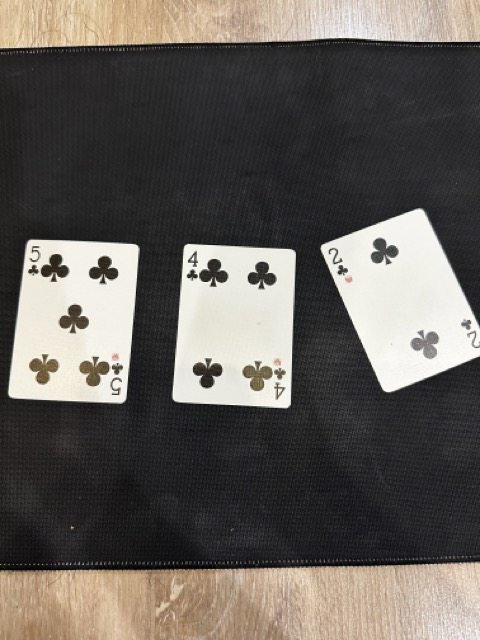
#> input picture cardsdataset/test/test1.jpeg, 480 x 640 px; its folder holds only this picture in this run
$ python evaluation.py
#> lines starting #> are read from the running program, lines starting #| are printed output that depends on the picture; after the words box and inside, x2 and y2 are one past the last pixel; in counts of white or black regions, pixels touching at a corner belong together
### cards.py
import numpy as np
import cv2
import time
import os

# ============= CONSTANT ================

# Adaptive threhold levels
BKG_THRESH = 60
CARD_THRESH = 30

# Width & height of card corner, where rank and suite are
CORNER_WIDTH = 28
CORNER_HEIGHT = 84

# Dimensions of rank in the template images
RANK_WIDTH = 70
RANK_HEIGHT = 125

# Dimensions of suit in the template images
SUIT_WIDTH = 70
SUIT_HEIGHT = 100

RANK_DIFF_MAX = 2000
SUIT_DIFF_MAX = 700

CARD_MAX_AREA = 200000
CARD_MIN_AREA = 10000

font = cv2.FONT_HERSHEY_SIMPLEX

# ============= STRUCTURE ================
class QCard:

    '''Structure to store information about cards from the image'''

    def __init__(self):
        self.contour = []
        self.width = 0
        self.height = 0
        self.corner_points = [] # Corner point
        self.center = [] # Center point
        self.warp = [] # Perspective transform
        self.rank_img = []
        self.suit_img = []
        self.best_rank_match = "Unknown"
        self.best_suit_match = "Unknown"
        self.rank_diff = 0
        self.suit_diff = 0
        self.bounding_rect = [] # Bounding rectangle

    def __str__(self) -> str:
        return f"Card:\nWidth: {self.width}\nHeight: {self.height}\nCorner points: {self.corner_points}\nCenter: {self.center}\nWarp: {self.warp}\nRank image: {self.rank_img}\nSuit image: {self.suit_img}\nBest rank match: {self.best_rank_match}\nBest suit match: {self.best_suit_match}\nRank difference: {self.rank_diff}\nSuit difference: {self.suit_diff}\nBounding rectangle: {self.bounding_rect}"

class RankTemplate:

    '''Structure to store information about rank template images'''

    def __init__(self):
        self.img = [] # Thresholded, sized rank image loaded from harddrive
        self.name = ""

class SuitTemplate:

    '''Structure to store information about suit template images'''

    def __init__(self):
        self.img = [] # Thresholded, sized suit image loaded from harddrive
        self.name = ""

# ============= FUNCTIONS ================

def load_ranks(filepath):
    '''
    Input:
        Filepath of the rank image directory
    Return:
        List of RankTemplate Obj.
    '''

    Ranks = ['Ace', 'Two', 'Three', 'Four', 'Five', 'Six', 'Seven', 'Eight', 'Nine', 'Ten', 'Jack', 'Queen', 'King']
    rankTemplates = []

    for rank in Ranks:
        rankCardTemplate = RankTemplate()
        rankCardTemplate.img = cv2.imread(os.path.join(filepath, rank + '.jpg'), 0)
        rankCardTemplate.name = rank
        rankTemplates.append(rankCardTemplate)

    return rankTemplates

def load_suits(filepath):
    '''
    Input:
        Filepath of the suit image directory
    Return:
        List of SuitTemplate Obj.
    '''

    Suits = ['Spades', 'Diamonds', 'Clubs', 'Hearts']
    suitTemplates = []

    for suit in Suits:
        suitCardTemplate = SuitTemplate()
        suitCardTemplate.img = cv2.imread(os.path.join(filepath, suit + '.jpg' ), 0)
        suitCardTemplate.name = suit
        suitTemplates.append(suitCardTemplate)

    return suitTemplates

def preprocess_image(image):
    '''
    Input:
        An BGR image
    Return:
        A Grayed blurred and adaptive thresholded image
    '''
    # convert to grayscale
    gray = cv2.cvtColor(image, cv2.COLOR_BGR2GRAY)
    # blur image with gaussian blue to reduce noise
    blur = cv2.GaussianBlur(gray, (5, 5), 0)
    # Using Otsu's method to find the optimal threshold value then apply it to get the binarized image
    _, thresh = cv2.threshold(blur, 127, 255, cv2.THRESH_BINARY + cv2.THRESH_OTSU)

    return thresh

def find_cards(thresh_image):
    '''
    Input:
        - An thresholded image
    Return:
        - Number of cards found
        - List of sorted contours of cards from largest to smallest
    '''

    # Find contours and sort them by size
    contours, hierarchy = cv2.findContours(thresh_image, cv2.RETR_TREE, cv2.CHAIN_APPROX_SIMPLE)

    # If there is no contour, do nothing
    if len(contours) == 0:
        return 0, []

    # Sort there indices by contour size
    index_sort = sorted(range(len(contours)), key=lambda k: cv2.contourArea(contours[k]), reverse=True)

    # Initialize empty sorted contour and hierarchy lists
    sorted_contours = []
    sorted_hierarchy = []
    is_card = np.zeros(len(contours), dtype=np.uint8)

    # Fill the sorted contour and hierarchy lists
    # The hierarchy list can be used to check if the contours have parents or not
    for i in index_sort:
        sorted_contours.append(contours[i])
        sorted_hierarchy.append(hierarchy[0][i])

    # Check which contour is a card by the criteria
    # 1. Smaller area than CARD_MAX_AREA
    # 2. Larger area than CARD_MIN_AREA
    # 3. Has no parent contour
    # 4. Has 4 corners
    for i in range(len(contours)):
        size = cv2.contourArea(sorted_contours[i])
        perimeter = cv2.arcLength(sorted_contours[i], True)
        approx = cv2.approxPolyDP(sorted_contours[i], 0.01 * perimeter, True)

        # print(sorted_hierarchy[i])

        if (( size < CARD_MAX_AREA) and (size > CARD_MIN_AREA) and (sorted_hierarchy[i][3] == -1) and (len(approx) == 4)):
            print(f"Size: {size}")
            print(f"Card found at index {i}")
            print("Approx: ", approx)
            is_card[i] = 1

    return sorted_contours, is_card


def preprocess_card(contour, image):
    '''
    Use contour to find information about the card. Get the rank and suit image from the card.
    Input:
        - A contour
        - An image
    Return:
        - A card object
    '''
    # Initialize a card object
    Card = QCard()

    # Contour
    Card.contour = contour

    # Find the perimeter of card and approximate the corner points
    perimeter = cv2.arcLength(contour, True)
    approx = cv2.approxPolyDP(contour, 0.01 * perimeter, True)
    points = np.float32(approx)
    Card.corner_points = points

    # Bounding rectangle
    x, y, w, h = cv2.boundingRect(contour)
    Card.bounding_rect = [x, y, w, h]
    Card.width = w
    Card.height = h
    print(f"Card width: {w}, Card height: {h}")
    # Center point, taking x and y average of the four corners.
    average = np.mean(points, axis=0)
    Card.center = [int(average[0][0]), int(average[0][1])]

    # Warp the card by perspective transform
    Card.warp = four_point_transform(image, points, w, h)

    # Grab corner of warped card and zoom in
    cardCorner = Card.warp[0: CORNER_HEIGHT, 0: CORNER_WIDTH]
    cardCornerZoom = cv2.resize(cardCorner, (0, 0), fx=4, fy=4)
    cv2.imshow('cardCornerZoom', cardCornerZoom)

    # # Sample known white pixel intensity to determine the threshold level
    # # white_level = cardCornerZoom[15, int((CORNER_WIDTH * 4) / 2)]
    # # thresh_level = white_level - CARD_THRESH

    # # Threshold the card corner
    # # if (thresh_level <= 0):
    # #     thresh_level = 1
    _, cornerThresh = cv2.threshold(cardCornerZoom, 127, 255, cv2.THRESH_BINARY_INV + cv2.THRESH_OTSU)
    cv2.imshow('ThreshCorner', cornerThresh)

    # # Split into top and bottom halves : top half is the rank, bottom half is the suit
    rankThresh = cornerThresh[20: 185, 0: 128]
    suitThresh = cornerThresh[186: 336, 0: 128]
    cv2.imshow('rankThresh', rankThresh)
    cv2.imshow('suitThresh', suitThresh)

    # Find rank contour and bounding rectangle, isolate and find largest contour
    rankContours, hierarchy = cv2.findContours(rankThresh, cv2.RETR_TREE, cv2.CHAIN_APPROX_SIMPLE)
    rankContours = sorted(rankContours, key=cv2.contourArea, reverse=True)
    # Find bounding rectangle for largest contour
    if len(rankContours) > 0:
        x1, y1, w1, h1 = cv2.boundingRect(rankContours[0])
        rankROI = rankThresh[y1: y1 + h1, x1: x1 + w1]
        rankResized = cv2.resize(rankROI, (RANK_WIDTH, RANK_HEIGHT), 0, 0)
        Card.rank_img = rankResized
        cv2.imshow('rankResized', rankResized)

    # Find suit contour and bounding rectangle, isolate and find largest contour
    suitContours, hierarchy = cv2.findContours(suitThresh, cv2.RETR_TREE, cv2.CHAIN_APPROX_SIMPLE)
    suitContours = sorted(suitContours, key=cv2.contourArea, reverse=True)
    # Find bounding rectangle for largest contour
    if len(suitContours) > 0:
        x2, y2, w2, h2 = cv2.boundingRect(suitContours[0])
        suitROI = suitThresh[y2: y2 + h2, x2: x2 + w2]
        suitResized = cv2.resize(suitROI, (SUIT_WIDTH, SUIT_HEIGHT), 0, 0)
        Card.suit_img = suitResized
        cv2.imshow('suitResized', suitResized)

    return Card

def order_points(points, w, h):
    '''
    Input:
        - A list of 4 points
    Return:
        - A list of 4 points, sorted from top-left to bottom-right
    '''
    print(f"Points: {points}")
    rect = np.zeros((4, 2), dtype=np.float32)
    # s = points.sum(axis = 1)
    s = np.sum(points, axis=2)
    print(f"s: {s}")
    tl = points[np.argmin(s)]
    br = points[np.argmax(s)]
    diff = np.diff(points, axis = -1)
    tr = points[np.argmin(diff)]
    bl = points[np.argmax(diff)]

    # [top left, top right, bottom right, bottom left]
    # use width and height to determine the orientation of the card
    # to find the order of the points

    # If card is vertically oriented
    if w <= 0.8 * h:
        rect[0] = tl
        rect[1] = tr
        rect[2] = br
        rect[3] = bl
    # If card is horizontally oriented
    if w >= 1.2 * h:
        rect[0] = bl
        rect[1] = tl
        rect[2] = tr
        rect[3] = br
    # If card is diamond oriented
    if w > 0.8 * h and w < 1.2 * h:
        # If the furthest left point is higher thatn the furthest right point
        # Card is tileted to the left
        if points[1][0][1] <= points[3][0][1]:
            rect[0] = points[1][0]
            rect[1] = points[0][0]
            rect[2] = points[3][0]
            rect[3] = points[2][0]
        # If the furthest left point is lower thatn the furthest right point
        # Card is tileted to the right
        if points[1][0][1] > points[3][0][1]:
            rect[0] = points[0][0]
            rect[1] = points[3][0]
            rect[2] = points[2][0]
            rect[3] = points[1][0]


    return rect

def four_point_transform(image, points, w, h):
    '''
    Input:
        - An image
        - Four corner points
        - Width and height of the card
    Return:
        - A warped image
    '''
    # Sort the points to make sure the order is top-left, top-right, bottom-right, bottom-left
    rect = order_points(points, w, h)
    # print(np.sum(points, axis=2))
    print(f'rect: {rect}')
    maxWidth = 200
    maxHeight = 300
    dst = np.array(
        [
            [0, 0],
            [maxWidth - 1, 0],
            [maxWidth - 1, maxHeight - 1],
            [0, maxHeight - 1]
        ],
        dtype = "float32"
    )
    M = cv2.getPerspectiveTransform(rect, dst)
    warped = cv2.warpPerspective(image, M, (maxWidth, maxHeight))
    warped = cv2.cvtColor(warped, cv2.COLOR_BGR2GRAY)

    return warped

def match_card(Card, rankTemplates, suitTemplates):
    '''
    Finds the best match for rank and suit. The best match is the template with the smallest difference.
    Input:
        - A card object
        - A list of rank templates
        - A list of suit templates
    Return:
        - A card object with rank and suit
    '''
    best_rank_match_diff = 10000
    best_suit_match_diff = 10000
    best_rank_match_name = "Unknown"
    best_suit_match_name = "Unknown"
    i = 0

    # If no contours are found, return unknown
    if Card.rank_img is None or Card.suit_img is None:
        Card.rank = "Unknown"
        Card.suit = "Unknown"
        return Card
    if (len(Card.rank_img) != 0 and len(Card.suit_img) != 0):
        # Difference between card and rank template, store the result with the smallest difference
        for rankTemplate in rankTemplates:
            cv2.imshow(f"rankTemplate {i}", rankTemplate.img)
            diff_img = cv2.absdiff(Card.rank_img, rankTemplate.img)
            rank_diff = int(np.sum(diff_img) / 255.0)

            if rank_diff < best_rank_match_diff:
                # best_rank_diff_img = diff_img
                best_rank_match_diff = rank_diff
                best_rank_name = rankTemplate.name

        # Same for the suit
        for suitTemplate in suitTemplates:
            diff_img = cv2.absdiff(Card.suit_img, suitTemplate.img)
            suit_diff = int(np.sum(diff_img) / 255.0)

            if suit_diff < best_suit_match_diff:
                best_suit_diff_img = diff_img
                best_suit_match_diff = suit_diff
                best_suit_name = suitTemplate.name

        if (best_rank_match_diff < RANK_DIFF_MAX):
            best_rank_match_name = best_rank_name
        if (best_suit_match_diff < SUIT_DIFF_MAX):
            best_suit_match_name = best_suit_name

    return best_rank_match_name, best_suit_match_name, best_rank_match_diff, best_suit_match_diff

# [25 lines left out: function draw_results, not called in this run]

### evaluation.py
import cards
import cv2
import os
import pandas as pd

filePaths = []
for root, dirs, files in os.walk('cardsdataset/test'):
    for filename in files:
        if filename.endswith('.jpeg'):
            filePaths.append(os.path.join(root, filename))

# ==============CONSTANTS================
IMG_WIDTH = 1280
IMG_HEIGHT = 720
IMG_SIZE = (IMG_WIDTH, IMG_HEIGHT)
font = cv2.FONT_HERSHEY_SIMPLEX

# Template for rank and suit
rankTemplates = cards.load_ranks('Card_Imgs')
#> rankTemplates = 13 items
suitTemplates = cards.load_suits('Card_Imgs')
#> suitTemplates = 4 items
print("Loaded templates")
results = []
for filePath in filePaths:

    # Read image
    image = cv2.imread(filePath)
#> image is the input picture: shape (640, 480, 3); mean B, G, R 90.1, 95.3, 100.1
    IMG_WIDTH = 1280
    # IMG_WIDTH = image.shape[1]
    IMG_HEIGHT = (image.shape[0] // image.shape[1]) * IMG_WIDTH
#> IMG_HEIGHT = 1280
    image = cv2.resize(image, (IMG_WIDTH, IMG_HEIGHT))
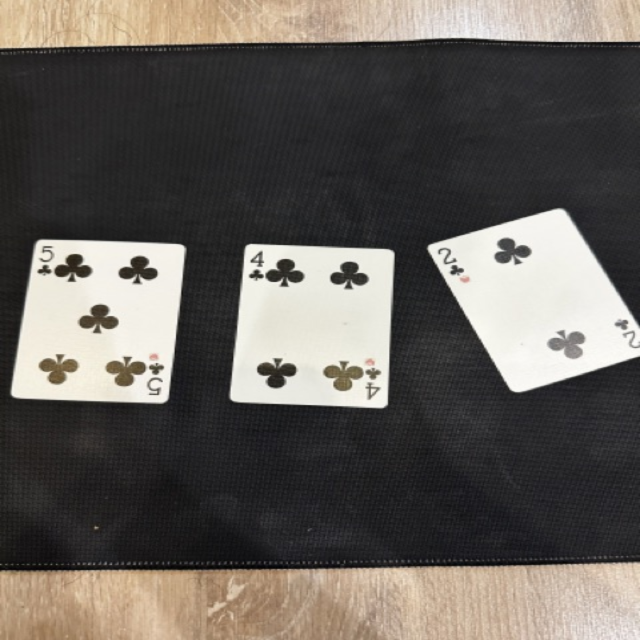
#> image: shape (1280, 1280, 3) (shown at 1/2 size); mean B, G, R 90, 95.2, 100
    # image = cv2.resize(image, IMG_SIZE)

    cv2.imshow('Original image', image)

    # Preprocess image
    thresholded_image = cards.preprocess_image(image)
#> in preprocess_image, `gray = cv2.cvtColor(image, cv2.COLOR_BGR2GRAY)`:
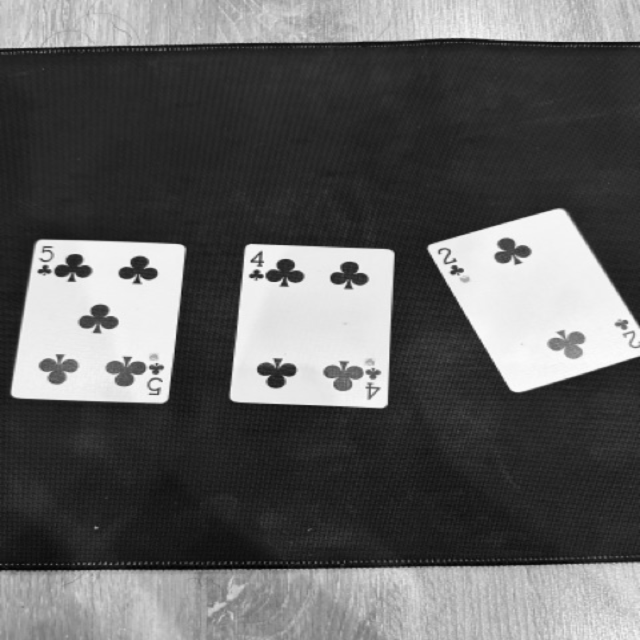
#> gray: shape (1280, 1280) (shown at 1/2 size); min 1, max 253, mean 96
#> in preprocess_image, `_, thresh = cv2.threshold(blur, 127, 255, cv2.THRESH_BINARY + cv2.THRE..`:
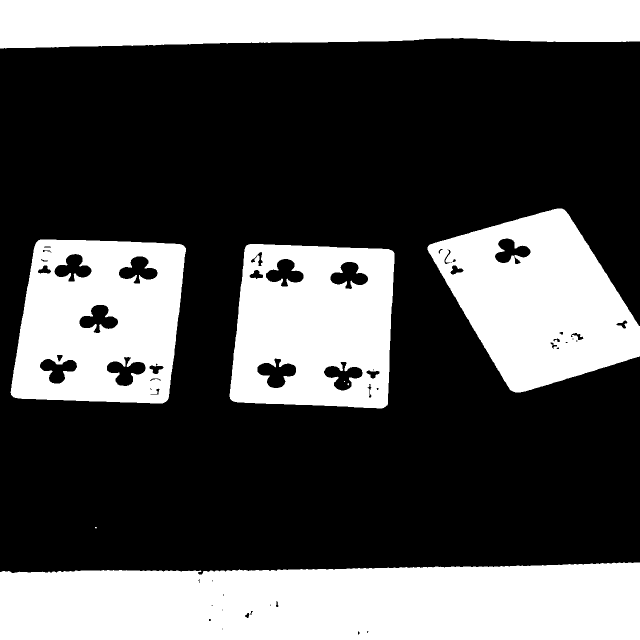
#> thresh: shape (1280, 1280) (shown at 1/2 size); 34.3% white; 8 white regions (3 under 20 px)

    cv2.imshow('thresholded_image', thresholded_image)

    # Find and sort contours of all cards in the image
    sorted_contours, contour_is_card = cards.find_cards(thresholded_image)
#> in find_cards, `contours, hierarchy = cv2.findContours(thresh_image, cv2.RETR_TREE, cv..`: contours = 66 contours, 23 with area under 20; largest, box (x1, y1, x2, y2) and area: (0, 1125, 1280, 1280) 181637, (0, 0, 1280, 97) 108512, (21, 479, 372, 807) 98821, (459, 488, 789, 817) 97278, (855, 417, 1280, 785) 96348
#> in find_cards, `index_sort = sorted(range(len(contours)), key=lambda k: cv2.contourAre..`: index_sort = 66 values, max 65 at index 1, min 0 at index 0, mean 32.5
#> in find_cards, `is_card = np.zeros(len(contours), dtype=np.uint8)`: is_card = 66 values from 0 to 0
#> the loop in find_cards, `for i in index_sort:` made 66 passes
#> i on passes 2 to 13: 65, 29, 15, 47, 23, 38, 36, 26, 41, 25, 20, 42
#> after the loop in find_cards, `for i in index_sort:`: sorted_contours has the same summary as contours; sorted_hierarchy = 66 items, first 6: [14, -1, 1, -1], [-1, 47, -1, -1], [47, 15, 30, -1], [29, 14, 16, -1], [65, 29, 48, -1], [24, 20, -1, 15]
#> the loop in find_cards, `for i in range(len(contours)):` made 66 passes
#> (size, perimeter) on passes 5 to 16: (96347.5, 1307.3), (2646.5, 290.7), (2471.5, 294.8), (2460.5, 314.8), (2430, 279.3), (2401, 292.1), (2389, 277.3), (2352, 306.2), (2324.5, 281.5), (2125, 247.1), (2026, 247.6), (324.5, 93.84)
#> (size, perimeter, approx) on passes 1 to 4: (181637, 2968.7, [[1279, 1125], [5, 1142], [0, 1279], [1279, 1279]]), (108512, 2764.2, [[0, 0], [0, 96], [1279, 82], [1279, 0]]), (98821, 1275.5, [[77, 480], [22, 789], [331, 803], [368, 492]]), (97278.5, 1259.5, [[492, 491], [460, 797], [774, 810], [787, 504]])
#> (printed output is left out)
#> after the loop in find_cards, `for i in range(len(contours)):`: is_card = 66 values, max 1 at index 0, min 0 at index 4, mean 0.0606
#> sorted_contours has the same summary as contours in find_cards; contour_is_card has the same summary as is_card in find_cards
    cardList = []
    if len(sorted_contours) != 0:
        # Initialize a new list of card objects
        # k indexes the newly made list of cards
        cardList = []
        k = 0
        # For each contour detected
        for i in range(len(sorted_contours)):
            if(contour_is_card[i] == 1):
                cardList.append(cards.preprocess_card(sorted_contours[i], image))

                # Find the best match for the card
#> (the run stopped early here; a loop or call above may not have finished)
